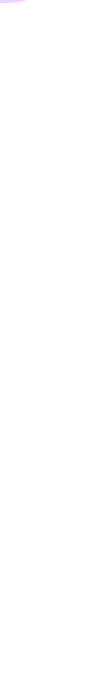
Frame 1 (no input)
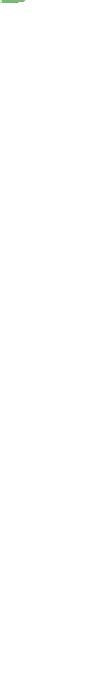
Frame 60 (the mouse pressed at the canvas centre just before this capture)
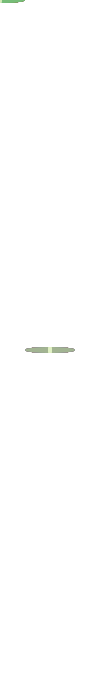
Frame 120 (the mouse held since frame 60 and released just before this capture)

The Processing sketch that drew these frames (run headless with seeded random() and noise(); from frame 60 on, the mouse is pressed at the canvas centre):

// Processing sketch: processing_15104
// ── processing_15104.pde

// Learning Processing
// Daniel Shiffman
// http://www.learningprocessing.com

// Example 4-7: Filling variables with random values
/*

 ied 08-09
 sesion_3_funciones_logica_y_control
 Modo continuo. La funcion draw se ejecuta segun el FrameRate. Tantas veces como 
 fotograma por segundo tengamos
 todo lo que esté dentro de draw se va a ejecutar repetidamente, también de arriba a abajo, hasta que paremos el programa
 */

float r; //declaramos variable tipo decimal r
float g;//declaramos variable tipo decimal g
float b;//declaramos variable tipo decimal b
float a;//declaramos variable tipo decimal a

float diam;//declaramos variable tipo decimal diam
float x;//declaramos variable tipo decimal x
float y;//declaramos variable tipo decimal y

void setup() {
  size(100,700);//tamaño de pantalla
  background(255);//color de fondo
  smooth();    //suavizado
  noCursor();
   frameRate(7);
}

void draw() {
  // background(255);
  //Cada vez que se ejecuta draw() nuevos numero aleatorios son introducidos en las variables
  r = random(255);
  g = random(255);
  b = random(255);
  a = random(255);
  diam = random(20);
  x = random(width);
  y = random(height);

  // usamos variables para dibujar la elipse
  noStroke(); //quitamos el borde
  // ellipse(x,y,diam,diam);//dibujamos la elipse
  fill(255);
  ellipse(mouseX,mouseY,4,8);
  fill(r,g,b,a);//rellenamos con el valor de las variables

  ellipse(mouseX,mouseY,50,6);
}
